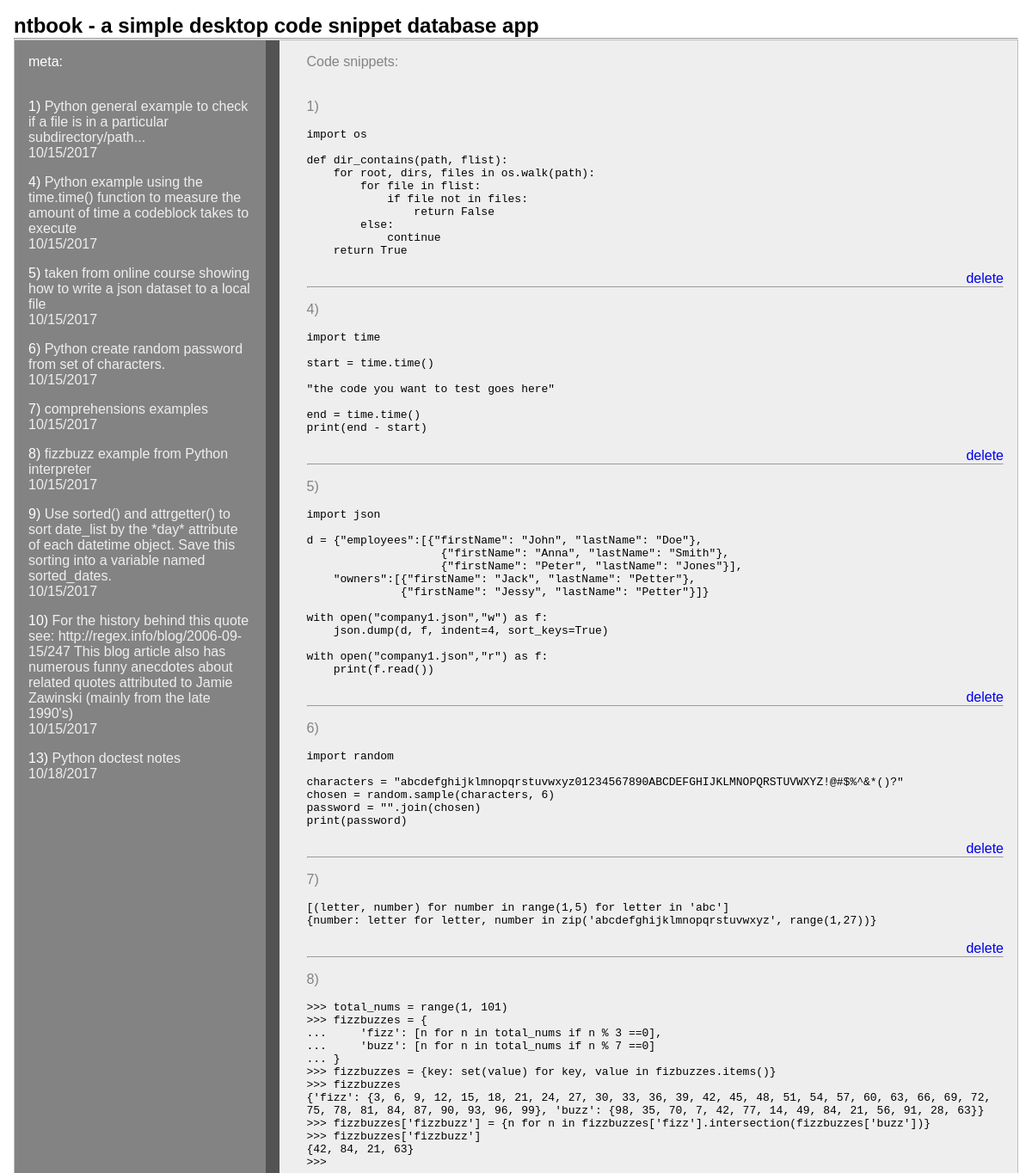
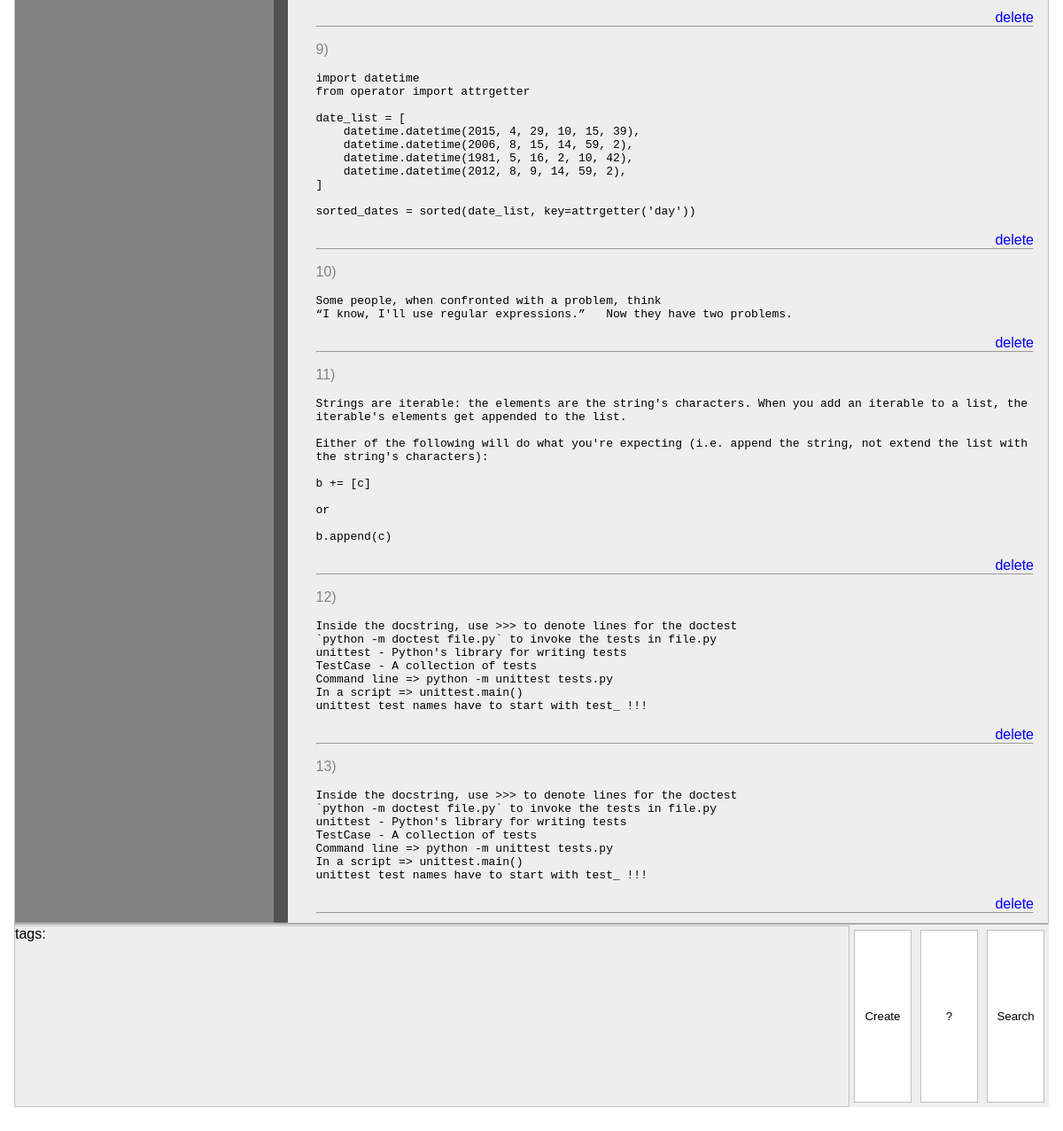
Before: / with the older database file (2 pictures, top to bottom).
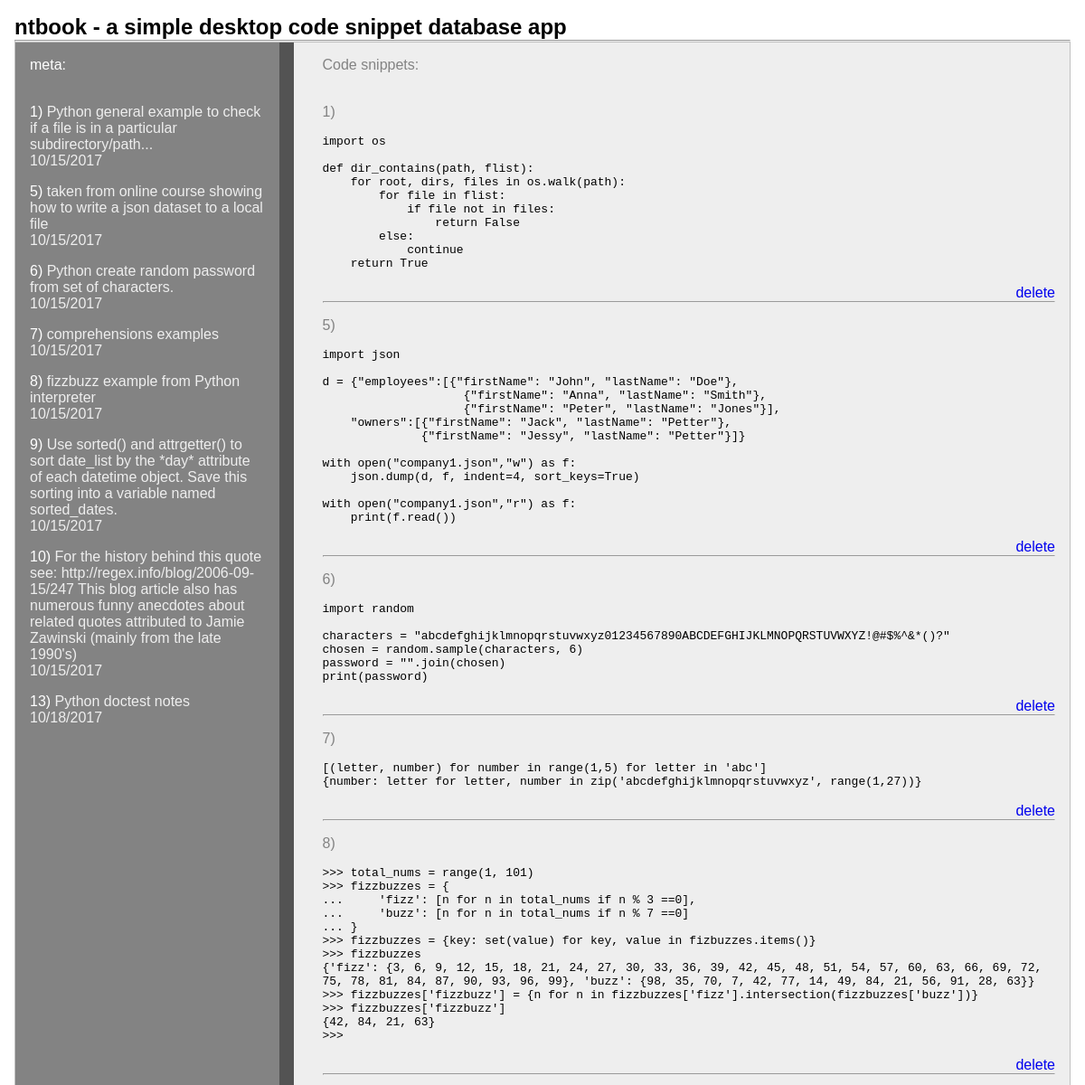
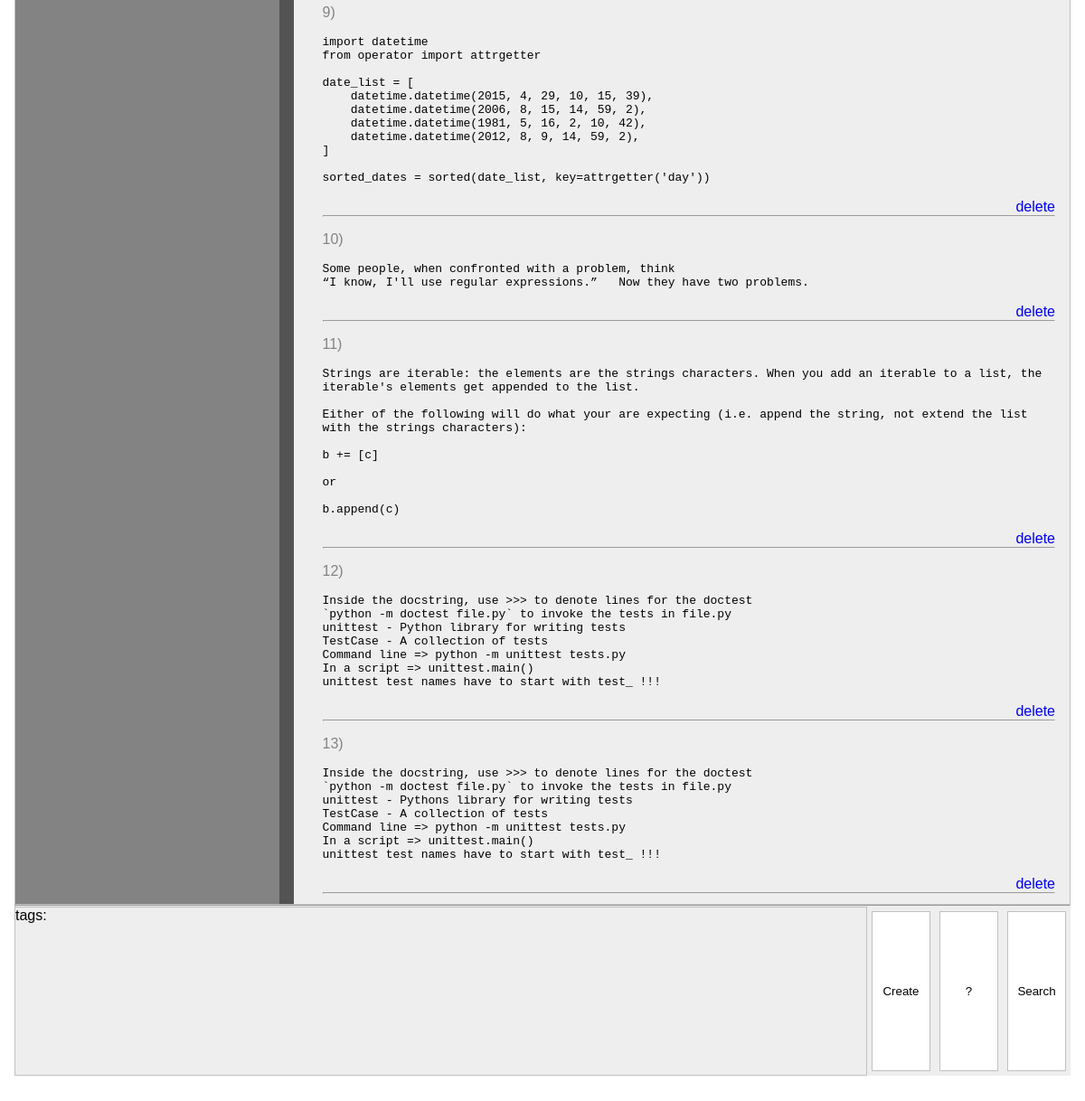
After: the same page with the newer database file (2 pictures, top to bottom).
### ntbs/models.py (models this page shows, shortened)
class Ntbook(models.Model):
    snippet = models.TextField(max_length=2048)
    meta = models.TextField(max_length=2048, blank=True)
    created_at = models.DateTimeField(default=timezone.now)

### ntbs/views.py (the view)
# urls.py: url(r'^$', views.NtbookList.as_view(), name='ntbook_list'),
class NtbookList(ListView):
    model = Ntbook

### ntbs/templates/ntbs/ntbook_list.html
{% extends 'layout.html' %}
{% block content %}
<ul class="snippet">
    {% for ntb in object_list %}
    <li>{{ ntb.id }})
      <a class="snippet" href="{% url "ntbook_edit" ntb.id %}">
        <pre><code>{{ ntb.snippet }}</code></pre></a>
        <a class="delete" href="{% url "ntbook_delete" ntb.id %}">delete</a>
    </li>
<hr>
    {% endfor %}
</ul>
{% endblock content%}
{% block meta %}
<ul class="meta">
{% for ntb in object_list %}
  {% if ntb.meta %}
  <li> {{ ntb.id }})
    <a class="meta" href="{% url "ntbook_edit" ntb.id %}">
      {{ ntb.meta }}<br>{{ ntb.created_at|date:"SHORT_DATE_FORMAT" }}</a>
  </li>
{% endif %}
{% endfor %}
</ul>
{% endblock meta%}

### templates/layout.html (shortened to what this page needs)
{% load static from staticfiles %}
<head>
    <link rel = "stylesheet" type = "text/css" href = "{% static 'css/ntb.css' %}" />
    <link rel="stylesheet"
        href="//cdnjs.cloudflare.com/ajax/libs/highlight.js/9.12.0/styles/default.min.css">
    <body style="">
        <div class="page-container">
            <h2 class="fullsize">
               ntbook - a simple desktop code snippet database app
            </h2>
            <hr />
            <div class="panel-container">
                <div class="panel-left" >
                  meta:<p><br>
                    {% block meta %}{% endblock%}
                </div>
                <div class="splitter">
                </div>
                <div class="panel-right">
                  Code snippets: <p><br>{% block content %}{% endblock content%}
                </div>
            </div>
            <hr />
            <div class="panel-bottom">
              <div class="tags">tags:  </div>
              <div class="nav">
                  <button type="button" class="button"
              onclick="location='{% url "ntbook_new" %}'">Create</button>
                  <button type="button" class="button">?</button>
                  <button type="button" class="button">Search</button>
              </div>
            </div>
        </div>
    </body>
    </html>

### assets/css/ntb.css (style rules this page uses)
*, *:before, *:after { -moz-box-sizing: border-box; -webkit-box-sizing: border-box; box-sizing: border-box; margin: 0; padding: 0; }
html, body { height: 100vh; font-family: 'Trebuchet MS', 'Lucida Sans Unicode', 'Lucida Grande', 'Lucida Sans', Arial, sans-serif; padding: 0; margin: 0; overflow: auto; }
.page-container { height: 92%; margin: 1rem; }
.panel-container { display: flex; flex-direction: row; border: 1px solid silver; overflow: hidden; height: 92%; xtouch-action: none; }
.panel-left { flex: 0 0 auto; padding: 1rem; height: 100%; width: 25%; max-width: 85%; white-space: wrap; background: #838383; color: white; overflow: auto; }
.splitter { flex: 0 0 auto; width: 1rem; background: url(https://raw.githubusercontent.com/RickStrahl/jquery-resizable/master/assets/vsizegrip.png) center center no-repeat #535353; height: 100%; cursor: col-resize; }
.panel-right { flex: 1 1 auto; padding: 1rem 1rem 1rem 2rem; height: 100%; min-width: 10%; max-width: 90%; background: #eee; overflow: auto; color: #838383; }
.panel-right pre { white-space: pre-wrap; }
.panel-bottom { display: flex; flex-direction: row; width: 100%; justify-content: flex-end; height: 8%; background: #eee; }
.tags { height: 100%; flex: 3 1 auto; background: #eee; border: 1px solid silver; }
.nav { display: flex; flex-direction: row; justify-content: space-between; height: 100%; background: inherit; }
.button { background: #fff; border: 1px solid silver; width: 65px; margin: 5px; }
ul { list-style: none; }
pre { padding-bottom: 1rem; }
pre { padding-top: 1rem; }
li { padding-top: 1rem }
a { text-decoration-line: none; }
a.snippet { color: black; }
a.meta { color: #eee; }
.delete { display: block;text-align: right; }

Changed rows visible on the page:
removed Ntbook: id "4", meta "Python example using the time.time() function to measure the amount of time a codeblock takes to execute", created_at "10/15/2017", snippet "import time start = time.time() \"the code you want to test goes here\" end = time.time() print(end - start)"
changed Ntbook "Python doctest notes": snippet "…in file.py unittest - Python's library for writing tests…" → "…in file.py unittest - Pythons library for writing tests…"
changed Ntbook id 11: snippet "…the elements are the string's characters. When you add an iterable to a list, the iterable's elements get appended to the list. Either of the following will do what you're expecting (i.e. append the string, not extend the list with the string's characters): b += [c]…" → "…the elements are the strings characters. When you add an iterable to a list, the iterable's elements get appended to the list. Either of the following will do what your are expecting (i.e. append the string, not extend the list with the strings characters): b += [c]…"
changed Ntbook id 12: snippet "…in file.py unittest - Python's library for writing tests…" → "…in file.py unittest - Python library for writing tests…"
